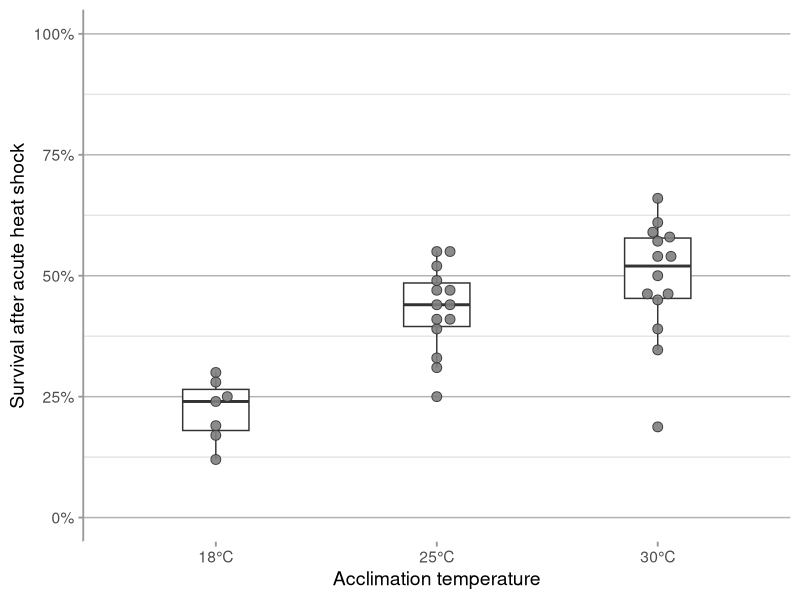
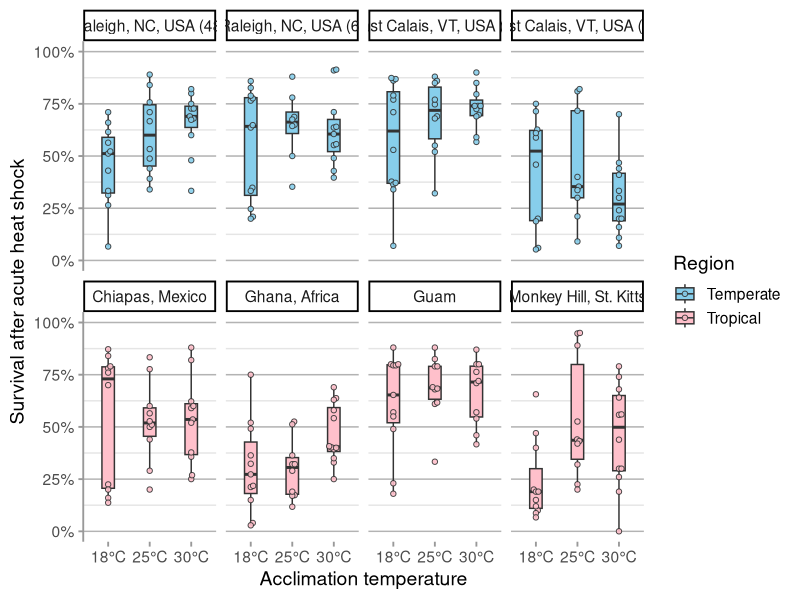
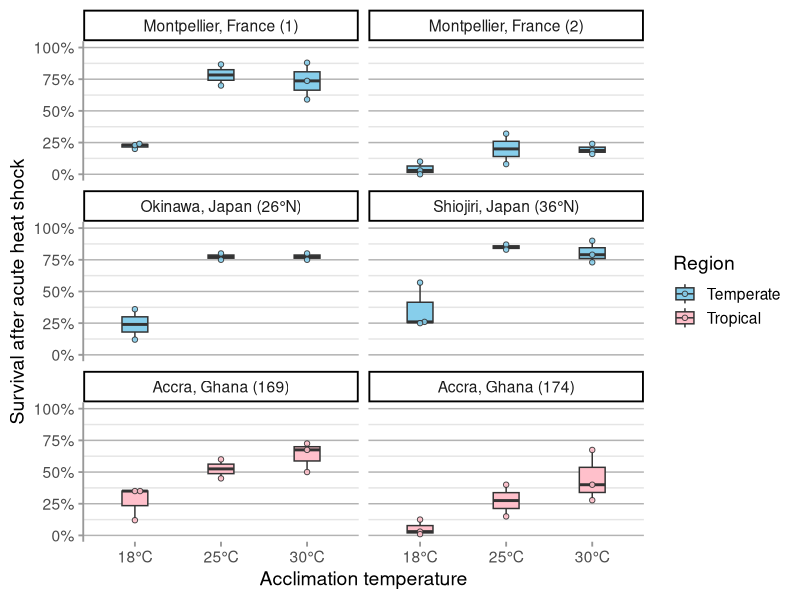
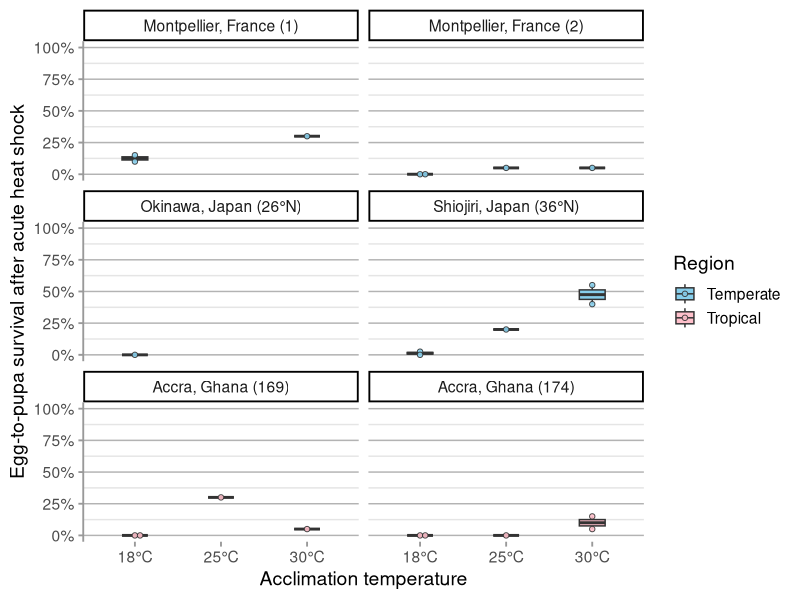
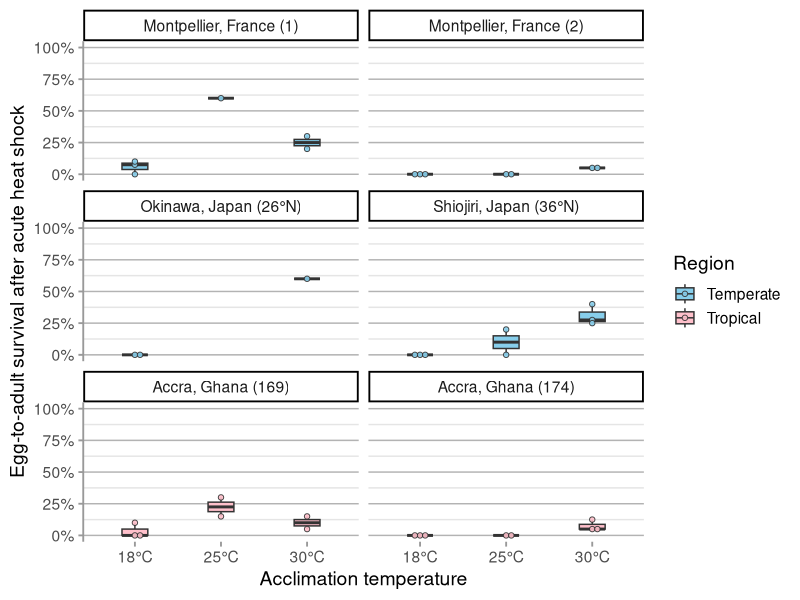
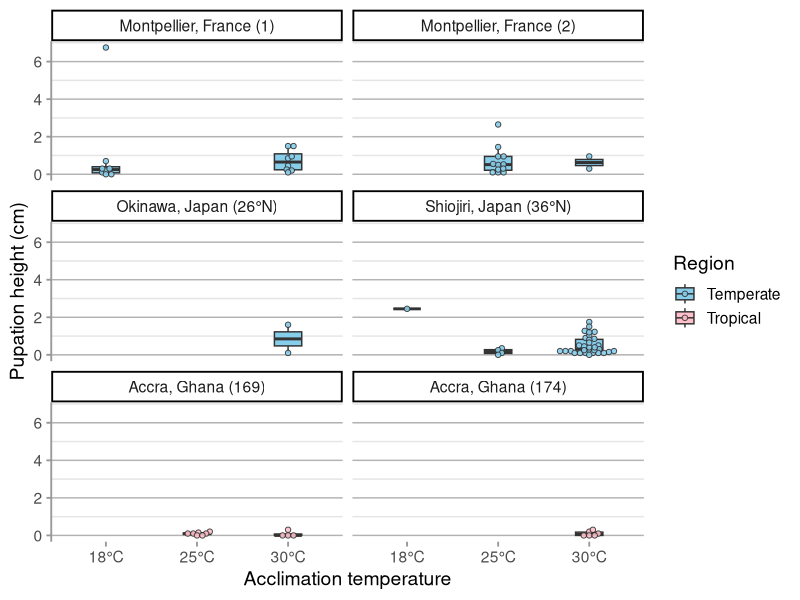
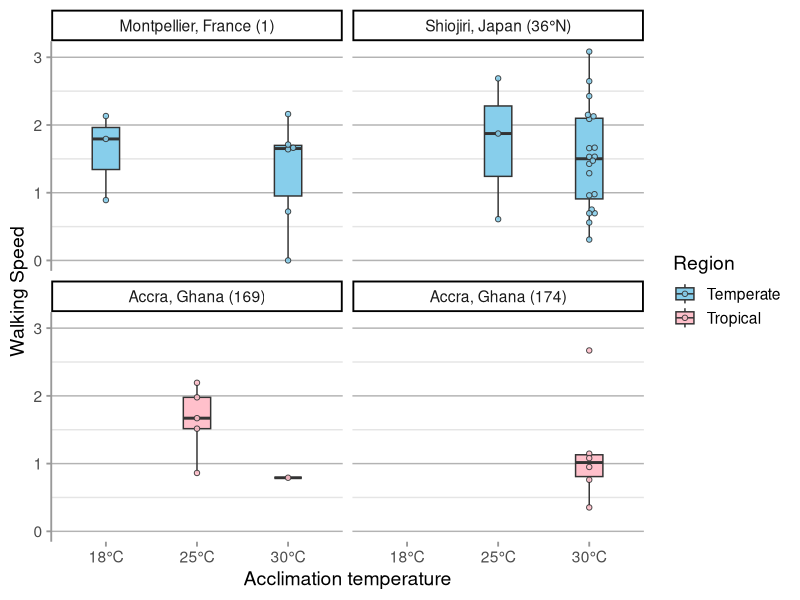
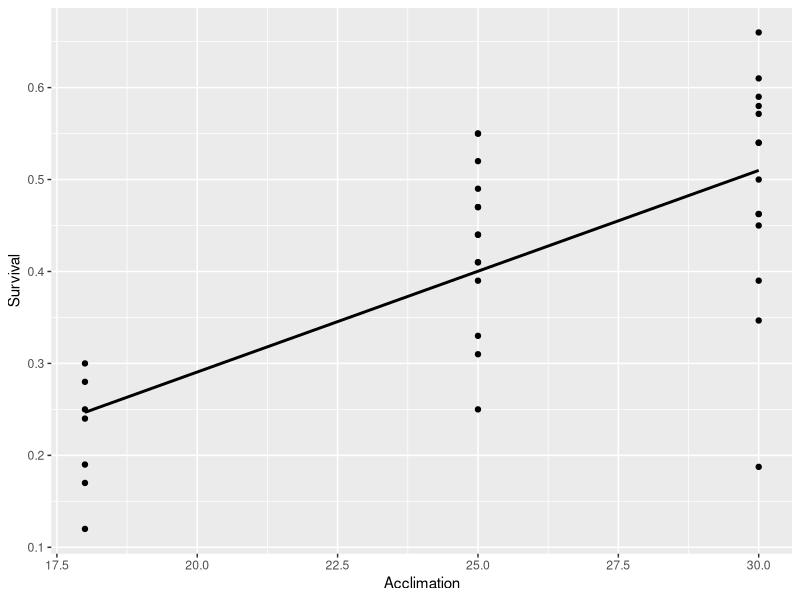

R code for these plots, in order: (Note: this script raises an error after producing the figures.)
## ---- chunk 1
# don't show echos, warnings, or messages
knitr::opts_chunk$set(echo = FALSE, 
                      warning = FALSE, 
                      message = FALSE,
                      comment = "")

# Load packages
require(tidyverse)
require(kableExtra)

# Load data
dat <- read_csv(here::here("pheno/data/embryo_acc_pheno.csv"))
dat_new <- read_csv(here::here("pheno/data/acclimation_survival_new_geno_summer_2022.csv"))
dat_ph <- read_csv(here::here("pheno/data/acclimation_pupation_new_geno_summer_2022.csv"))
dat_ws <- read_csv(here::here("pheno/data/acclimation_walking_speed_new_geno_summer_2022.csv"))
## ---- chunk 2
# Plot Canton S survival data
dat %>%
  filter(Genotype == "CantonS") %>%
  filter(Stage == "Early") %>%
  mutate(Acclimation = paste0(Acclimation, "°C")) %>%
  ggplot(aes(x = Acclimation,
             y = Survival*100)) +
  geom_boxplot(width = 0.3,
              color = "grey20",
              outlier.shape = NA) +
  ggbeeswarm::geom_beeswarm(size = 3,
                            cex = 2,
                            shape = 21,
                            fill = "grey50",
                            color = "grey20",
                            alpha = 0.9) +
  scale_y_continuous(name = "Survival after acute heat shock",
                     limits = c(0, 100),
                     labels = function(x) paste0(x, "%")) + 
  theme_classic(base_size = 14) +
  labs(x = "Acclimation temperature") +
  theme(axis.line.y = element_line(color = "grey60"),
        axis.line.x = element_line(color = "grey100"),
        axis.ticks = element_line(color = "grey60"),
        panel.grid.major.y = element_line(color = "grey70", 
                                          size = 0.5),
        panel.grid.minor.y = element_line(color = "grey90", 
                                          size = 0.5))

# Save two sizes
ggsave("pheno/figures/cantonS_survival.tiff", height = 4, width = 6)
ggsave("pheno/figures/cantonS_survival_small.tiff", height = 3.5, width = 5)
## ---- chunk 3
# Plot data for individual genotypes
dat %>% 
  filter(Genotype != "CantonS") %>%
  mutate(Genotype = factor(Genotype, 
                           levels = c("RFM 48", "RFM 6", 
                                      "VT 8", "VT 10", "Chiapas", 
                                       "Ghana", "Guam", "St. Kitts"))) %>%
  mutate(Genotype = recode(Genotype,
         "RFM 48" = "Raleigh, NC, USA (48)",
         "RFM 6" = "Raleigh, NC, USA (6)",
         "VT 8" = "East Calais, VT, USA (8)",
         "VT 10" = "East Calais, VT, USA (10)",
         "Chiapas" = "Chiapas, Mexico",
         "Ghana" = "Ghana, Africa",
         "St. Kitts" = "Monkey Hill, St. Kitts")) %>%
  filter(Stage == "Early") %>%
  mutate(Acclimation = paste0(Acclimation, "°C")) %>%
  ggplot(aes(x = Acclimation,
             y = Survival*100,
             fill = Region)) +
  geom_boxplot(width = 0.3,
               color = "grey20",
               outlier.shape = NA) +
  ggbeeswarm::geom_beeswarm(size = 1.5,
                            cex = 2,
                            shape = 21,
                            color = "grey20",
                            alpha = 0.9) +
  scale_y_continuous(name = "Survival after acute heat shock",
                     limits = c(0, 100),
                     labels = function(x) paste0(x, "%")) + 
  theme_classic(base_size = 14) +
  scale_fill_manual(values = c("skyblue", "pink")) +
  labs(x = "Acclimation temperature") +
  theme(axis.line.y = element_line(color = "grey60"),
        axis.line.x = element_line(color = "grey100"),
        axis.ticks = element_line(color = "grey60"),
        panel.grid.major.y = element_line(color = "grey70", 
                                          size = 0.5),
        panel.grid.minor.y = element_line(color = "grey90", 
                                          size = 0.5)) +
  facet_wrap(~ Genotype,
             nrow = 2)

# Save figure
ggsave("pheno/figures/na_genotypes_survival.tiff", height = 6, width = 10)
## ---- chunk 4
# # Diurnal variation in all these places
# bio <- read_csv("~/R/projects/ox_stress/exp_design/lockwood_lab_stocks_bioclim.csv")
# bio %>%
#   distinct(Locale, .keep_all = TRUE) %>%
#   select(Locale, bio2) %>%
#   mutate(Mean_Diurnal_Range = bio2/10)

# # Analyze results
# mod <- dat %>%
#   filter(Genotype == "CantonS") %>%
#   filter(Temp == 38.75) %>%
#   glm(Survival ~ Acclimation, 
#       weights = Number_Eggs,
#       family = quasibinomial,
#       data = .) 
# 
# summary(mod)
# broom::tidy(mod)
## ---- chunk 5
# New genotypes ----------------------------------------------------------------
dat_new %>% 
  mutate(Genotype = factor(Genotype,
                           levels = c("FRMO01", "FRMO02", "JPOK",
                                      "JPSC", "GH169", "GH174"))) %>%
  mutate(Genotype = recode(Genotype,
                           "FRMO01" = "Montpellier, France (1)",
                           "FRMO02" = "Montpellier, France (2)",
                           "JPOK" = "Okinawa, Japan (26°N)",
                           "JPSC" = "Shiojiri, Japan (36°N)",
                           "GH169" = "Accra, Ghana (169)",
                           "GH174" = "Accra, Ghana (174)")) %>%
  dplyr::filter(Stage == "Early") %>%
  mutate(Acclimation = paste0(Acclimation, "°C")) %>%
  ggplot(aes(x = Acclimation,
             y = N_Hatched/N_Eggs*100,
             fill = Region)) +
  geom_boxplot(width = 0.3,
               color = "grey20",
               outlier.shape = NA) +
  ggbeeswarm::geom_beeswarm(size = 1.5,
                            cex = 2,
                            shape = 21,
                            color = "grey20",
                            alpha = 0.9) +
  scale_y_continuous(name = "Survival after acute heat shock",
                     limits = c(0, 100),
                     labels = function(x) paste0(x, "%")) + 
  theme_classic(base_size = 14) +
  scale_fill_manual(values = c("skyblue", "pink")) +
  labs(x = "Acclimation temperature") +
  theme(axis.line.y = element_line(color = "grey60"),
        axis.line.x = element_line(color = "grey100"),
        axis.ticks = element_line(color = "grey60"),
        panel.grid.major.y = element_line(color = "grey70", 
                                          size = 0.5),
        panel.grid.minor.y = element_line(color = "grey90", 
                                          size = 0.5)) +
  facet_wrap(~ Genotype, nrow = 3) 

# Save figure
ggsave("pheno/figures/new_genotypes_survival.tiff", height = 6, width = 8)
## ---- chunk 6
# Egg-to-pupa survival
dat_new %>%
  mutate(Genotype = factor(Genotype,
                           levels = c("FRMO01", "FRMO02", "JPOK",
                                      "JPSC", "GH169", "GH174"))) %>%
  mutate(Genotype = recode(Genotype,
                           "FRMO01" = "Montpellier, France (1)",
                           "FRMO02" = "Montpellier, France (2)",
                           "JPOK" = "Okinawa, Japan (26°N)",
                           "JPSC" = "Shiojiri, Japan (36°N)",
                           "GH169" = "Accra, Ghana (169)",
                           "GH174" = "Accra, Ghana (174)")) %>%
  dplyr::filter(Stage == "Early") %>%
  mutate(Acclimation = paste0(Acclimation, "°C")) %>%
  ggplot(aes(x = Acclimation,
             y = N_Pupated/N_Eggs_for_Pupa_Adult*100,
             fill = Region)) +
  geom_boxplot(width = 0.3,
               color = "grey20",
               outlier.shape = NA) +
  ggbeeswarm::geom_beeswarm(size = 1.5,
                            cex = 2,
                            shape = 21,
                            color = "grey20",
                            alpha = 0.9) +
  scale_y_continuous(name = "Egg-to-pupa survival after acute heat shock",
                     limits = c(0, 100),
                     labels = function(x) paste0(x, "%")) + 
  theme_classic(base_size = 14) +
  scale_fill_manual(values = c("skyblue", "pink")) +
  labs(x = "Acclimation temperature") +
  theme(axis.line.y = element_line(color = "grey60"),
        axis.line.x = element_line(color = "grey100"),
        axis.ticks = element_line(color = "grey60"),
        panel.grid.major.y = element_line(color = "grey70", 
                                          size = 0.5),
        panel.grid.minor.y = element_line(color = "grey90", 
                                          size = 0.5)) +
  facet_wrap(~ Genotype, nrow = 3) 

# Save figure
ggsave("pheno/figures/new_genotypes_egg_to_pupa.tiff", height = 6, width = 8)
## ---- chunk 7
# Egg-to-adult survival
dat_new %>% 
  mutate(Genotype = factor(Genotype,
                           levels = c("FRMO01", "FRMO02", "JPOK",
                                      "JPSC", "GH169", "GH174"))) %>%
  mutate(Genotype = recode(Genotype,
                           "FRMO01" = "Montpellier, France (1)",
                           "FRMO02" = "Montpellier, France (2)",
                           "JPOK" = "Okinawa, Japan (26°N)",
                           "JPSC" = "Shiojiri, Japan (36°N)",
                           "GH169" = "Accra, Ghana (169)",
                           "GH174" = "Accra, Ghana (174)")) %>%
  dplyr::filter(Stage == "Early") %>%
  mutate(Acclimation = paste0(Acclimation, "°C")) %>%
  ggplot(aes(x = Acclimation,
             y = N_Eclosed/N_Eggs_for_Pupa_Adult*100,
             fill = Region)) +
  geom_boxplot(width = 0.3,
               color = "grey20",
               outlier.shape = NA) +
  ggbeeswarm::geom_beeswarm(size = 1.5,
                            cex = 2,
                            shape = 21,
                            color = "grey20",
                            alpha = 0.9) +
  scale_y_continuous(name = "Egg-to-adult survival after acute heat shock",
                     limits = c(0, 100),
                     labels = function(x) paste0(x, "%")) + 
  theme_classic(base_size = 14) +
  scale_fill_manual(values = c("skyblue", "pink")) +
  labs(x = "Acclimation temperature") +
  theme(axis.line.y = element_line(color = "grey60"),
        axis.line.x = element_line(color = "grey100"),
        axis.ticks = element_line(color = "grey60"),
        panel.grid.major.y = element_line(color = "grey70", 
                                          size = 0.5),
        panel.grid.minor.y = element_line(color = "grey90", 
                                          size = 0.5)) +
  facet_wrap(~ Genotype, nrow = 3) 

# Save figure
ggsave("pheno/figures/new_genotypes_egg_to_adult.tiff", height = 6, width = 8)
## ---- chunk 8
# Pupation height
dat_ph %>%
  mutate(Genotype = factor(Genotype,
                                levels = c("FRMO01", "FRMO02", "JPOK",
                                           "JPSC", "GH169", "GH174"))) %>%
  mutate(Genotype = recode(Genotype,
                           "FRMO01" = "Montpellier, France (1)",
                           "FRMO02" = "Montpellier, France (2)",
                           "JPOK" = "Okinawa, Japan (26°N)",
                           "JPSC" = "Shiojiri, Japan (36°N)",
                           "GH169" = "Accra, Ghana (169)",
                           "GH174" = "Accra, Ghana (174)")) %>%
  dplyr::filter(Stage == "Early") %>%
  mutate(Acclimation = paste0(Acclimation, "°C")) %>%
  ggplot(aes(x = Acclimation,
             y = Height,
             fill = Region)) +
  geom_boxplot(width = 0.3,
               color = "grey20",
               outlier.shape = NA) +
  ggbeeswarm::geom_beeswarm(size = 1.5,
                            cex = 2,
                            shape = 21,
                            color = "grey20",
                            alpha = 0.9) +
  scale_y_continuous(name = "Pupation height (cm)") +
  theme_classic(base_size = 14) +
  scale_fill_manual(values = c("skyblue", "pink")) +
  labs(x = "Acclimation temperature") +
  theme(axis.line.y = element_line(color = "grey60"),
        axis.line.x = element_line(color = "grey100"),
        axis.ticks = element_line(color = "grey60"),
        panel.grid.major.y = element_line(color = "grey70", 
                                          size = 0.5),
        panel.grid.minor.y = element_line(color = "grey90", 
                                          size = 0.5)) +
  facet_wrap(~ Genotype, nrow = 3) 

# Save figure
ggsave("pheno/figures/new_genotypes_pupation_height.tiff", height = 6, width = 8)
## ---- chunk 9
# Walking speed
dat_ws %>%
  mutate(Genotype = factor(Genotype,
                                levels = c("FRMO01", "FRMO02", "JPOK",
                                           "JPSC", "GH169", "GH174"))) %>%
  mutate(Genotype = recode(Genotype,
                           "FRMO01" = "Montpellier, France (1)",
                           "FRMO02" = "Montpellier, France (2)",
                           "JPOK" = "Okinawa, Japan (26°N)",
                           "JPSC" = "Shiojiri, Japan (36°N)",
                           "GH169" = "Accra, Ghana (169)",
                           "GH174" = "Accra, Ghana (174)")) %>%
  dplyr::filter(Stage == "Early") %>%
  mutate(Acclimation = paste0(Acclimation, "°C")) %>%
  ggplot(aes(x = Acclimation,
             y = Speed,
             fill = Region)) +
  geom_boxplot(width = 0.3,
               color = "grey20",
               outlier.shape = NA) +
  ggbeeswarm::geom_beeswarm(size = 1.5,
                            cex = 2,
                            shape = 21,
                            color = "grey20",
                            alpha = 0.9) +
  scale_y_continuous(name = "Walking Speed") +
  theme_classic(base_size = 14) +
  scale_fill_manual(values = c("skyblue", "pink")) +
  labs(x = "Acclimation temperature") +
  theme(axis.line.y = element_line(color = "grey60"),
        axis.line.x = element_line(color = "grey100"),
        axis.ticks = element_line(color = "grey60"),
        panel.grid.major.y = element_line(color = "grey70", 
                                          size = 0.5),
        panel.grid.minor.y = element_line(color = "grey90", 
                                          size = 0.5)) +
  facet_wrap(~ Genotype, nrow = 3) 

# Save figure
ggsave("pheno/figures/new_genotypes_walking_speed.tiff", height = 6, width = 8)
## ---- chunk 10
# Plot 
dat %>%
  filter(Genotype == "CantonS") %>%
  filter(Stage == "Early") %>%
  ggplot(aes(x = Acclimation,
                 y = Survival)) +
  geom_point() +
  geom_smooth(method = "lm",
              se = FALSE,
              color = "black",
              linetype = 1)
## ---- chunk 11
# Linear model
dat %>%
  filter(Genotype == "CantonS") %>%
  filter(Stage == "Early") %>%
  lm(formula = Survival ~ Acclimation,
     weights = Number_Eggs,
     data = .) %>%
  broom::tidy()
## ---- chunk 12
# Plot for new genotypes
dat_new %>% 
  mutate(Genotype = factor(Genotype,
                           levels = c("FRMO01", "FRMO02", "JPOK",
                                      "JPSC", "GH169", "GH174"))) %>%
  mutate(Genotype = recode(Genotype,
                           "FRMO01" = "Montpellier, France (1)",
                           "FRMO02" = "Montpellier, France (2)",
                           "JPOK" = "Okinawa, Japan (26°N)",
                           "JPSC" = "Shiojiri, Japan (36°N)",
                           "GH169" = "Accra, Ghana (169)",
                           "GH174" = "Accra, Ghana (174)")) %>%
  dplyr::filter(Stage == "Early") %>%
  ggplot(aes(x = Acclimation,
                 y = N_Hatched/N_Eggs)) +
  geom_point() +
  geom_smooth(method = "lm",
              se = FALSE,
              color = "black",
              linetype = 1) +
  facet_wrap(~Genotype)
## ---- chunk 13
# Linear model for all genotypes
dat_new %>%
  group_by(Genotype) %>%
  nest() %>%
  mutate(fit = map(data, 
                   ~lm(N_Hatched/N_Eggs ~ Acclimation, 
                       weights = N_Eggs, 
                       data = .))) %>%
  mutate(tidy = broom::tidy(fit)) 
